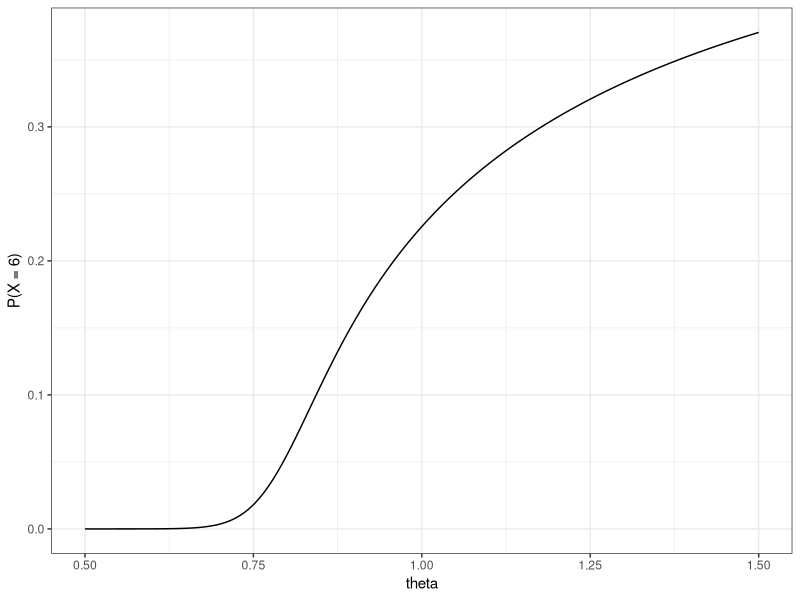
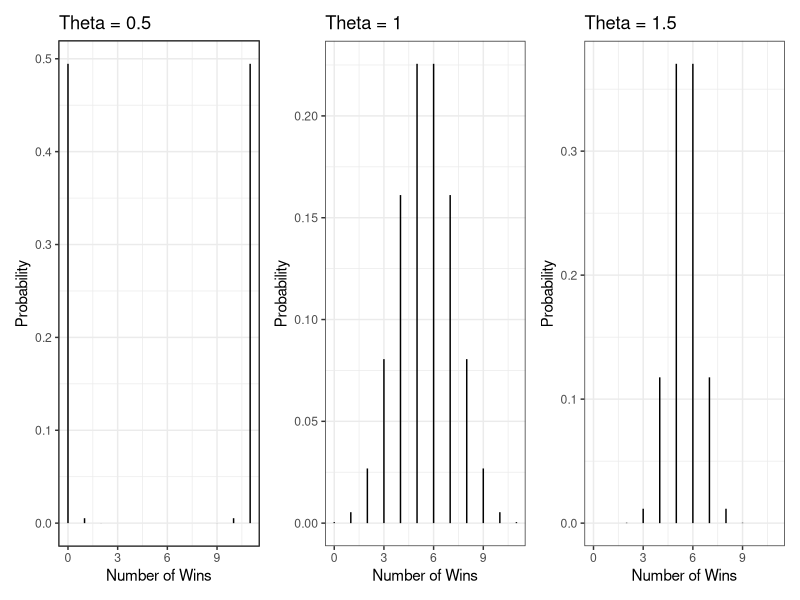

Reproduce these figures in R, in order.
## ---- chunk 1
#| echo: false

default_chunk_hook  <- knitr::knit_hooks$get("chunk")

latex_font_size <- c("Huge", "huge", "LARGE", "Large", 
                     "large", "normalsize", "small", 
                     "footnotesize", "scriptsize", "tiny")

knitr::knit_hooks$set(chunk = function(x, options) {
  x <- default_chunk_hook(x, options)
  if(options$size %in% latex_font_size) {
    paste0("\n \\", options$size, "\n\n", 
      x, 
      "\n\n \\normalsize"
    )
  } else {
    x
  }
})
## ---- chunk 2
#| label: load-packages
#| include: false
library(tidyverse)
library(patchwork)
## ---- chunk 3
daltbinom <- function(x, size, prob, theta){
  normalizing.constant <- 0
  for(j in 0:size){
    normalizing.constant <- normalizing.constant + 
      choose(size, j) * prob^j * (1-prob)^(size-j) * theta^(j*(size-j))
  }
  # Probability Mass at x=x
  (1/normalizing.constant) *
    choose(size, x) * prob^x * (1-prob)^(size-x) * theta^(x*(size-x)) *
      (x>=0)*(x<=size)
}
## ---- chunk 4
daltbbinom.single <- function(x, size, alpha, beta, theta){
    integrand <- function(p) {
    sapply(p, # integrate will pass in a vector, so we use sapply to apply the following
           function(p_val){
             # f(x|p) * f(p|alpha, beta)
             daltbinom(x, size, p_val, theta) * dbeta(p_val, alpha, beta)
           }
    )
  }
  # Probability Mass at x=x
  # integrate(integrand, lower = 0, upper = 1)$value * (x>=0)*(x<=size)
  # I shrink the bounds below to avoid log(0)=-infinty
  # I use try() to catch when there is an error and avoid crashing
  res <- try(integrate(integrand, lower = 1e-7, upper = 1 - 1e-7)$value * 
                  (x>=0)*(x<=size), 
             silent = TRUE)
  # If there is an error, return a near-zero probability
  if(inherits(res, "try-error")) return(0.1^6)
  
  res
}
# Write a function that works on a vector
daltbbinom <- function(x, size, alpha, beta, theta){
  sapply(X=x, FUN=daltbbinom.single, size=size, alpha=alpha, beta=beta, theta=theta)
}
## ---- chunk 5
#| size: scriptsize
library(tidyverse) 

# created sequence of thetas
thetas <- seq(from = 0.5, to = 1.5, by = 0.001)

# created probabilities using daltbinom function from 1.1
probabilities <- sapply(thetas, function(theta){
  daltbinom(x = 6, size = 11, prob = 0.50, theta = theta)
})

# created dataframe consisting of my thetas and probabilities
dataframe = data.frame(new_theta = thetas, prob = probabilities)

# created plot
ggplot(dataframe) +
  geom_line(aes(x = new_theta, y = prob)) +
  xlab("theta") +
  ylab("P(X = 6)") +
  theme_bw()
## ---- chunk 6
#| size: scriptsize
library(tidyverse) 
library(patchwork)

# created a function for making my plots
plot_function <- function(theta) {
  x_values <- 0:11


# created probabilities using daltbinom function from 1.1
  probabilities <- sapply(x_values, function(x){
    daltbinom(x = x, size = 11, prob = 0.50, theta = theta)
  })

# created dataframe consisting of my thetas and probabilities
  dataframe = data.frame(x = x_values, prob = probabilities)

# created plot
  ggplot(dataframe) +
    geom_linerange(aes(x = x, ymin = 0, ymax = prob)) +
    labs(title = paste("Theta =", theta),
    x = "Number of Wins",
    y = "Probability") +
    theme_bw()
}

# used patchwork to plot the three plots next to each other
plot_function(0.5) | plot_function(1) | plot_function(1.5)
## ---- chunk 7
#| size: scriptsize
# created function for observations portion
E_altbinom_k <- function(k, size, prob, theta){
  x_values <- 0:size

# created function for proportion of obs = x portion
  probabilities <- sapply(x_values, function(x){
    daltbinom(x = x, size = 11, prob = 0.50, theta = theta)
  })

# combined the two portions to get my E(x^k)
  sum((x_values^k) * probabilitiess)
}
